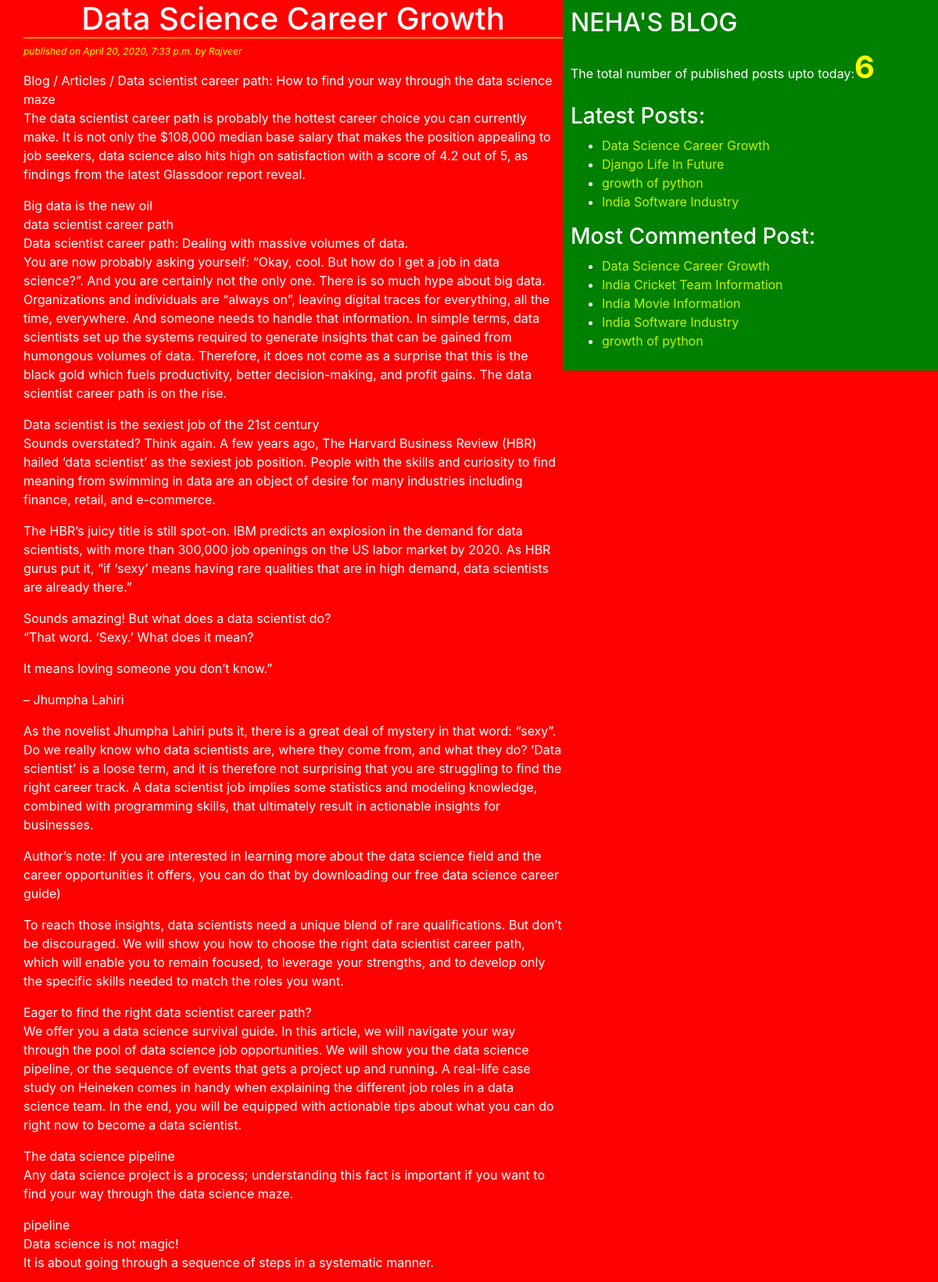
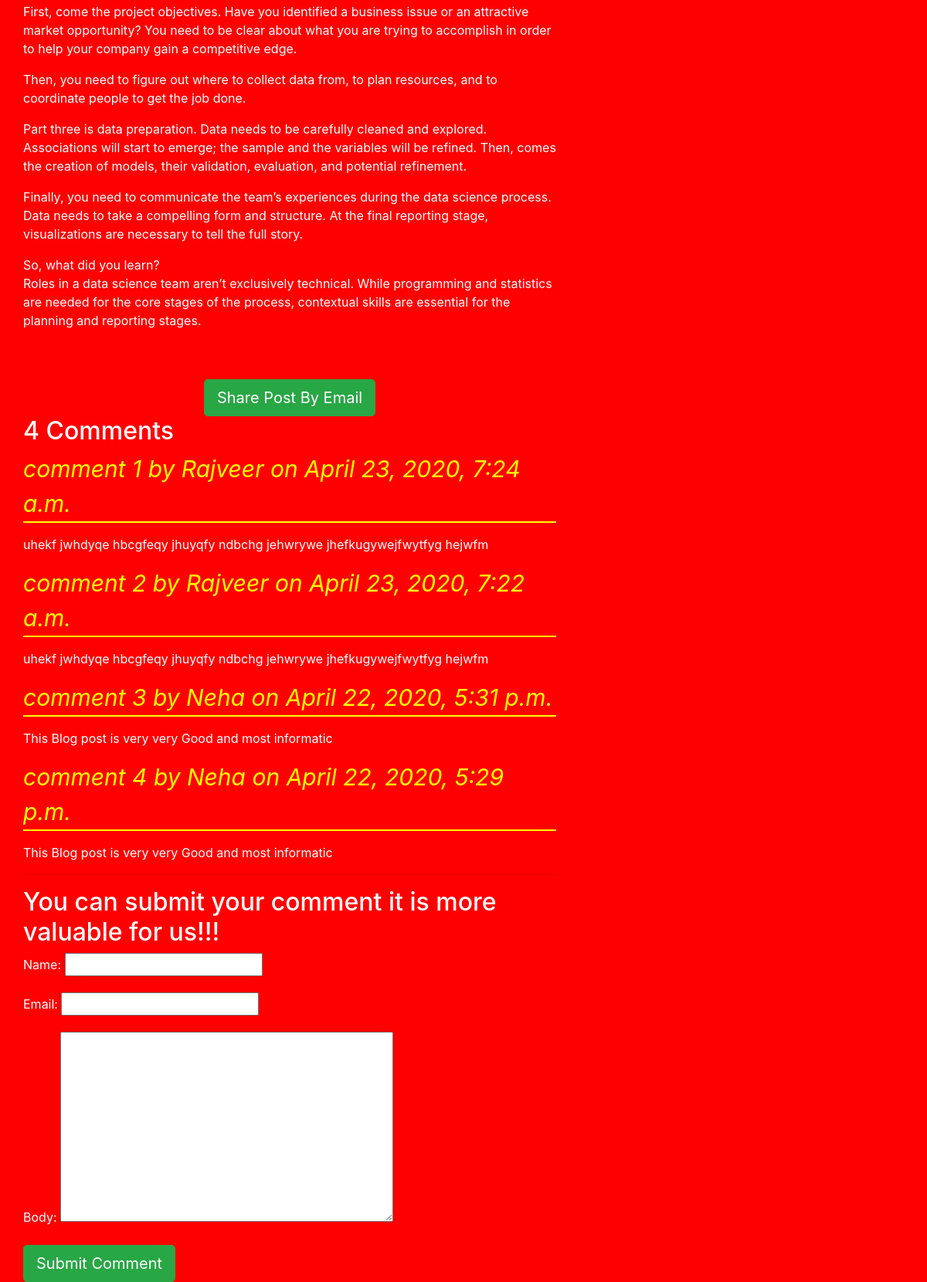
The page /2020/4/20/data-science-career-growth/ on the database its author committed (2 pictures, top to bottom).
### blog/models.py (models this page shows, shortened)
class Post(models.Model):
    STATUS_CHOICES=(('draft', 'Draft'),('published', 'Published'))
    title=models.CharField(max_length=256)
    slug=models.SlugField(max_length=264, unique_for_date='publish')
    author=models.ForeignKey(User, related_name='blog_posts', on_delete=models.CASCADE)
    body=models.TextField()
    publish=models.DateTimeField(default=timezone.now)
    created=models.DateTimeField(auto_now_add=True)
    updated=models.DateTimeField(auto_now=True)
    status=models.CharField(max_length=10, choices=STATUS_CHOICES, default='draft')
    objects=CustomManager()
    tags=TaggableManager()
    class Meta:
        ordering = ('-publish',)
    def get_absolute_url(self):
        return reverse('post_detail', args=[self.publish.year, self.publish.month,
        self.publish.day, self.slug])

class Comment(models.Model):
    post=models.ForeignKey(Post, related_name='comments', on_delete=models.CASCADE)
    name=models.CharField(max_length=32)
    email=models.EmailField()
    body=models.TextField()
    created=models.DateTimeField(auto_now_add=True)
    updated=models.DateTimeField(auto_now=True)
    active=models.BooleanField(default=True)
    class Meta:
        ordering = ('-created',)

### blog/views.py (the view)
# urls.py: path('<int:year>/<int:month>/<int:day>/<slug:post>/', views.post_detail_view, name='post_detail'),
def post_detail_view(request,year,month,day,post):
    post = get_object_or_404(Post, slug=post, status='published', publish__year=year, publish__month=month, publish__day=day)
    comments = post.comments.filter(active=True)
    csubmit = False
    if request.method=='POST':
        form=CommentForm(data=request.POST)
        if form.is_valid():
            new_comment=form.save(commit=False)
            new_comment.post=post
            new_comment.save()
            csubmit=True
    else:
        form=CommentForm()
    return render(request,'blog/post_detail.html', {'post':post, 'form':form, 'comments':comments, 'csubmit': csubmit})

### blog/forms.py
class CommentForm(forms.ModelForm):
    class Meta:
        model = Comment
        fields = ('name', 'email', 'body')

### blog/models.py (called while the page is built)
    def get_queryset(self):
        return super().get_queryset().filter(status='published')

### blog/templatetags/blog_tags.py (called while the page is built)
@register.simple_tag(name='my_tag')
def total_posts():
    return Post.objects.count()

@register.inclusion_tag('blog/latest_posts123.html')
def show_latest_posts(count=3):
    latest_posts = Post.objects.order_by('-publish')[:count]
    return {'latest_posts': latest_posts}

@register.simple_tag
def get_most_commented_posts(count=5):
    return Post.objects.annotate(total_comments=Count('comments')).order_by('-total_comments')[:count]

### templates/blog/post_detail.html (shortened to what this page needs)
{% extends "blog/base.html" %}
  {% block content %}
       <h1>{{post.title}}</h1>
       <p id="date">published on {{post.publish}} by {{post.author|title}}</p>
       {{post.body|linebreaks}}<br><br>
       <div class="container" align="center">
       <a href="/{{post.id}}/share" class="btn btn-success btn-lg">Share Post By Email</a>
      </div>
    {% with comments.count as comments_count %}
    <h2>{{comments_count}} Comment{{comments_count|pluralize}}</h2>
   {% endwith %}
   {% if comments %}
     {% for comment in comments %}
       <p id="ch">comment {{forloop.counter}} by {{comment.name}} on {{comment.created}}</p>
       <div class="cb">{{comment.body|linebreaks}}</div>
     {% endfor %}
     <hr>
     {% else %}
       <p>There are no Comments yet!!!</p>
   {% endif %}
   {% if csubmit %}
      <h2>Your Comments Added Successfully!!!</h2>
   {% else %}
      <h2>You can submit your comment it is more valuable for us!!!</h2>
      <form method="POST">
          {{form.as_p}}
          <input type="submit" class="btn btn-success btn-lg" value="Submit Comment">
      </form>
   {%endif%}
  {% endblock %}

### templates/blog/base.html (shortened to what this page needs)
<!DOCTYPE html>
{% load blog_tags %}
{% load static %}
<html lang="en">
<head>
    <link rel="stylesheet" href="https://stackpath.bootstrapcdn.com/bootstrap/4.4.1/css/bootstrap.min.css"
>
    <link rel="stylesheet" href="{% static 'css/blog.css' %}">
</head>
<body>
 <div class="content">
     {% block content %}{% endblock %}
 </div>
 <div class="sidebar">
     <h2>NEHA'S BLOG</h2>
     <p>The total number of published posts upto today:<span id='pcount'>{% my_tag %}</span></p>
     <h3>Latest Posts:</h3>{% show_latest_posts 4 %}
     <h3>Most Commented Post:</h3>
     {% get_most_commented_posts as most_commented_posts %}
     <ul>
         {% for post in most_commented_posts %}
         <li><a id="title" href="{{post.get_absolute_url}}">{{post.title}}</a></li>
         {% endfor %}
     </ul>
 </div>
</body>
</html>

### templates/blog/latest_posts123.html
<ul>
    {% for post in latest_posts %}
    <li><a id="title" href="{{post.get_absolute_url}}">{{post.title}}</a></li>
    {% endfor %}
</ul>

### static/css/blog.css (style rules this page uses)
.content { width: 60%; float: left; padding: 0 0 0 30px; background: red; height: 100%; }
.sidebar { width: 40%; float: right; padding: 10px; background: green; height: 100%; }
h1 { text-align: center; border-bottom: 1px solid yellow; paddding: 0 0 10px 0; }
body { background:red; color:white; }
#date { color:yellow; font-size: 12px; font-style: italic; }
a { color:#bff207; }
#ch { color:yellow; font-size: 30px; font-style: italic; border-bottom: 2px solid yellow; }
#pcount { font-size: 40px; color: yellow; font-weight: bold; }

### rows shown on the page
Post: title "Data Science Career Growth", publish "April 20, 2020, 7:33 p.m.", author "Rajveer", body "Blog / Articles / Data scientist career path: How to find your way through the data science maze The data scientist career path is probably the hottest career choice you can currently make. It is not only the $108,000 median base salary that makes the position appealing to job seekers, data science also hits high on satisfaction with a score of 4.2 out of 5, as findings from the latest Glassdoor report reveal. Big data is the new oil data scientist career path Data scientist career path: Dealing with massive volumes of data. You are now probably asking yourself: “Okay, cool. But how do I get a job in data science?”. And you are certainly not the only one. There is so much hype about big…"
Comment: name "Rajveer", created "April 23, 2020, 7:24 a.m.", body "uhekf jwhdyqe hbcgfeqy jhuyqfy ndbchg jehwrywe jhefkugywejfwytfyg hejwfm"
Comment: name "Rajveer", created "April 23, 2020, 7:22 a.m.", body "uhekf jwhdyqe hbcgfeqy jhuyqfy ndbchg jehwrywe jhefkugywejfwytfyg hejwfm"
Comment: name "Neha", created "April 22, 2020, 5:31 p.m.", body "This Blog post is very very Good and most informatic"
Comment: name "Neha", created "April 22, 2020, 5:29 p.m.", body "This Blog post is very very Good and most informatic"
Post: title "Django Life In Future"
Post: title "growth of python"
Post: title "India Software Industry"
Post: title "India Cricket Team Information"
Post: title "India Movie Information"

### other values the page prints
{{ comments_count }} "4"
